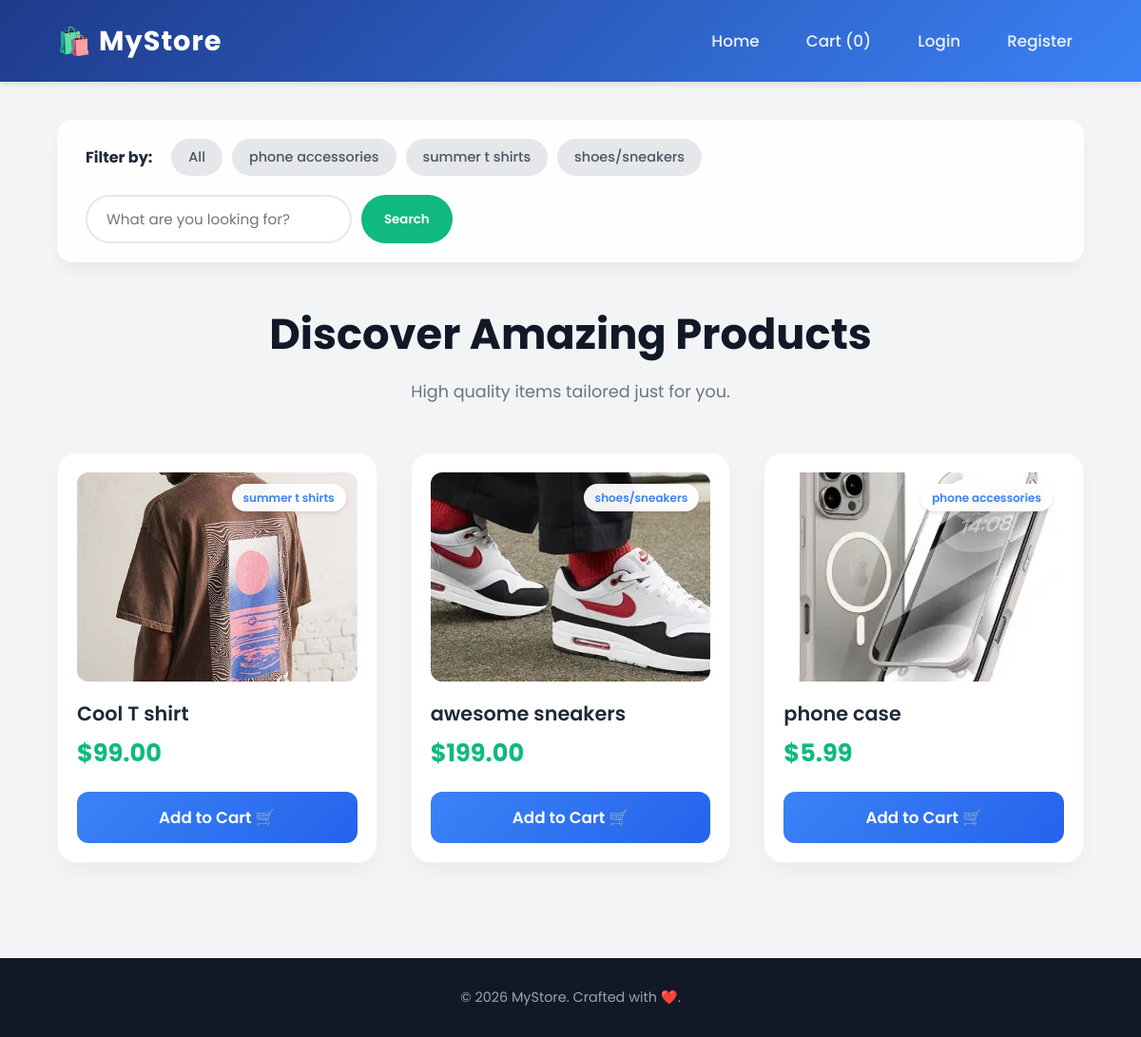
The page / on the database its author committed.
### store/models.py (models this page shows, shortened)
class Category(models.Model):
    name = models.CharField(max_length=50)

class Product(models.Model):
    name = models.CharField(max_length=100)
    category = models.ForeignKey(Category, on_delete=models.SET_NULL, null=True, blank=True)
    price = models.DecimalField(max_digits=10, decimal_places=2)
    image = models.ImageField(upload_to='products/', null=True, blank=True)

### store/views.py (the view)
# urls.py: path('', home_view, name='home'),
def home_view(request):
    query = request.GET.get('q')
    cat_id = request.GET.get('category')
    all_products = Product.objects.all()
    if query:
        all_products = all_products.filter(name__icontains=query)
    if cat_id:
        all_products = all_products.filter(category_id=cat_id)
    categories = Category.objects.all()
    cart_count = 0
    if request.user.is_authenticated:
        cart_items = CartItem.objects.filter(user=request.user)
        cart_count = sum(item.quantity for item in cart_items)
    context = {
        'products': all_products,
        'categories': categories,
        'cart_count': cart_count,
        'search_query': query or ''
    }
    return render(request, 'index.html', context)

### store/templates/index.html (shortened to what this page needs)
<!DOCTYPE html>
<html lang="en">
<head>
</head>
<body>
    <header>
        <h1>🛍️ MyStore</h1>
        <nav>
            <ul>
                <li><a href="/">Home</a></li>
                <li><a href="/cart/">Cart ({{ cart_count }})</a></li>
                {% if user.is_authenticated %}
                    <li><a href="/orders/">Orders</a></li>
                    <li><a href="/profile/">Profile</a></li>
                    <li><a href="/logout/">Logout</a></li>
                {% else %}
                    <li><a href="/login/">Login</a></li>
                    <li><a href="/register/">Register</a></li>
                {% endif %}
            </ul>
        </nav>
    </header>
    <main>
        <div class="toolbar">
            <div class="categories">
                <strong>Filter by:</strong>
                <a href="/">All</a>
                {% for cat in categories %}
                    <a href="/?category={{ cat.id }}">{{ cat.name }}</a>
                {% endfor %}
            </div>
            <form class="search-bar" action="/" method="GET">
                <input type="text" name="q" placeholder="What are you looking for?" value="{{ search_query }}">
                <button type="submit">Search</button>
            </form>
        </div>
        <section class="welcome-section">
            <h2>Discover Amazing Products</h2>
            <p>High quality items tailored just for you.</p>
        </section>
        <section class="product-grid">
            {% for product in products %}
            <div class="product-card">
                <div class="product-image-container">
                    {% if product.category %}
                        <span class="cat-badge">{{ product.category.name }}</span>
                    {% endif %}
                    {% if product.image %}
                        <img src="{{ product.image.url }}" alt="{{ product.name }}">
                    {% else %}
                        <div style="color: #9ca3af; font-size: 0.9rem;">No Image Available</div>
                    {% endif %}
                </div>
                <div class="product-info">
                    <a href="/product/{{ product.id }}/" class="product-title">{{ product.name }}</a>
                    <span class="product-price">${{ product.price }}</span>
                    <form action="/add-to-cart/{{ product.id }}/" method="POST">
                        <button type="submit" class="add-btn">Add to Cart 🛒</button>
                    </form>
                </div>
            </div>
            {% empty %}
                <div style="grid-column: 1 / -1; text-align: center; padding: 40px; background: white; border-radius: 16px;">
                    <h3 style="color: #6b7280;">No products found matching your search.</h3>
                </div>
            {% endfor %}
        </section>
    </main>
    <footer>
        <p>&copy; 2026 MyStore. Crafted with ❤️.</p>
    </footer>
</body>
</html>

### store/templates/index.html (style rules this page uses)
* { margin: 0; padding: 0; box-sizing: border-box; font-family: 'Poppins', sans-serif; }
body { background-color: #f3f4f6; color: #374151; line-height: 1.6; }
header { background: linear-gradient(135deg, #1e3a8a, #3b82f6); color: white; padding: 20px 5%; display: flex; justify-content: space-between; align-items: center; box-shadow: 0 4px 6px -1px rgba(0,0,0,0.1); position: sticky; top: 0; z-index: 100; }
header h1 { font-size: 1.8rem; font-weight: 700; letter-spacing: 1px; }
nav ul { list-style: none; display: flex; gap: 25px; align-items: center; }
nav a { color: rgba(255,255,255,0.9); text-decoration: none; font-weight: 500; font-size: 1.05rem; transition: all 0.3s ease; padding: 8px 12px; border-radius: 8px; }
main { padding: 40px 5%; max-width: 1400px; margin: 0 auto; }
.toolbar { display: flex; justify-content: space-between; align-items: center; flex-wrap: wrap; gap: 20px; margin-bottom: 40px; background: rgba(255, 255, 255, 0.9); padding: 20px 30px; border-radius: 16px; box-shadow: 0 10px 15px -3px rgba(0,0,0,0.05); backdrop-filter: blur(10px); }
.categories { display: flex; gap: 10px; flex-wrap: wrap; align-items: center; }
.categories strong { margin-right: 10px; color: #1f2937; }
.categories a { padding: 8px 18px; background: #e5e7eb; text-decoration: none; color: #4b5563; border-radius: 30px; font-size: 0.9rem; font-weight: 500; transition: all 0.3s ease; }
.search-bar { display: flex; gap: 10px; }
.search-bar input { padding: 12px 20px; width: 280px; border: 2px solid #e5e7eb; border-radius: 30px; outline: none; font-size: 0.95rem; transition: border-color 0.3s; }
.search-bar button { padding: 12px 24px; background: #10b981; color: white; border: none; border-radius: 30px; cursor: pointer; font-weight: 600; transition: all 0.3s ease; }
.welcome-section { text-align: center; margin-bottom: 50px; }
.welcome-section h2 { font-size: 2.8rem; color: #111827; font-weight: 700; }
.welcome-section p { color: #6b7280; font-size: 1.1rem; margin-top: 10px; }
.product-grid { display: grid; grid-template-columns: repeat(auto-fill, minmax(280px, 1fr)); gap: 35px; }
.product-card { background-color: white; padding: 20px; border-radius: 20px; box-shadow: 0 10px 25px -5px rgba(0,0,0,0.05); text-align: left; transition: all 0.4s cubic-bezier(0.4, 0, 0.2, 1); display: flex; flex-direction: column; position: relative; border: 1px solid #f3f4f6; }
.product-image-container { position: relative; width: 100%; height: 220px; margin-bottom: 20px; border-radius: 12px; overflow: hidden; background: #f9fafb; display: flex; align-items: center; justify-content: center; }
.product-image-container img { width: 100%; height: 100%; object-fit: cover; transition: transform 0.5s ease; }
.cat-badge { position: absolute; top: 12px; right: 12px; background: rgba(255,255,255,0.95); padding: 5px 12px; border-radius: 20px; font-size: 0.75rem; color: #3b82f6; font-weight: 600; box-shadow: 0 2px 4px rgba(0,0,0,0.1); backdrop-filter: blur(4px); z-index: 2; }
.product-info { flex-grow: 1; display: flex; flex-direction: column; }
.product-title { font-size: 1.3rem; color: #1f2937; margin-bottom: 8px; font-weight: 600; text-decoration: none; display: block; line-height: 1.3; }
.product-price { font-size: 1.6rem; color: #10b981; font-weight: 700; margin-bottom: 20px; }
form button.add-btn { width: 100%; background: linear-gradient(135deg, #3b82f6, #2563eb); color: white; border: none; padding: 14px 20px; border-radius: 12px; font-size: 1.05rem; font-weight: 600; cursor: pointer; transition: all 0.3s ease; margin-top: auto; }
footer { text-align: center; padding: 30px; background-color: #111827; color: #9ca3af; margin-top: 60px; font-size: 0.9rem; }

### rows shown on the page
Category: name "phone accessories"
Category: name "summer t shirts"
Category: name "shoes/sneakers"
Product: category.name "summer t shirts", image (picture), name "Cool T shirt", price "99.00"
Product: category.name "shoes/sneakers", image (picture), name "awesome sneakers", price "199.00"
Product: category.name "phone accessories", image (picture), name "phone case", price "5.99"

### other values the page prints
{{ cart_count }} "0"
